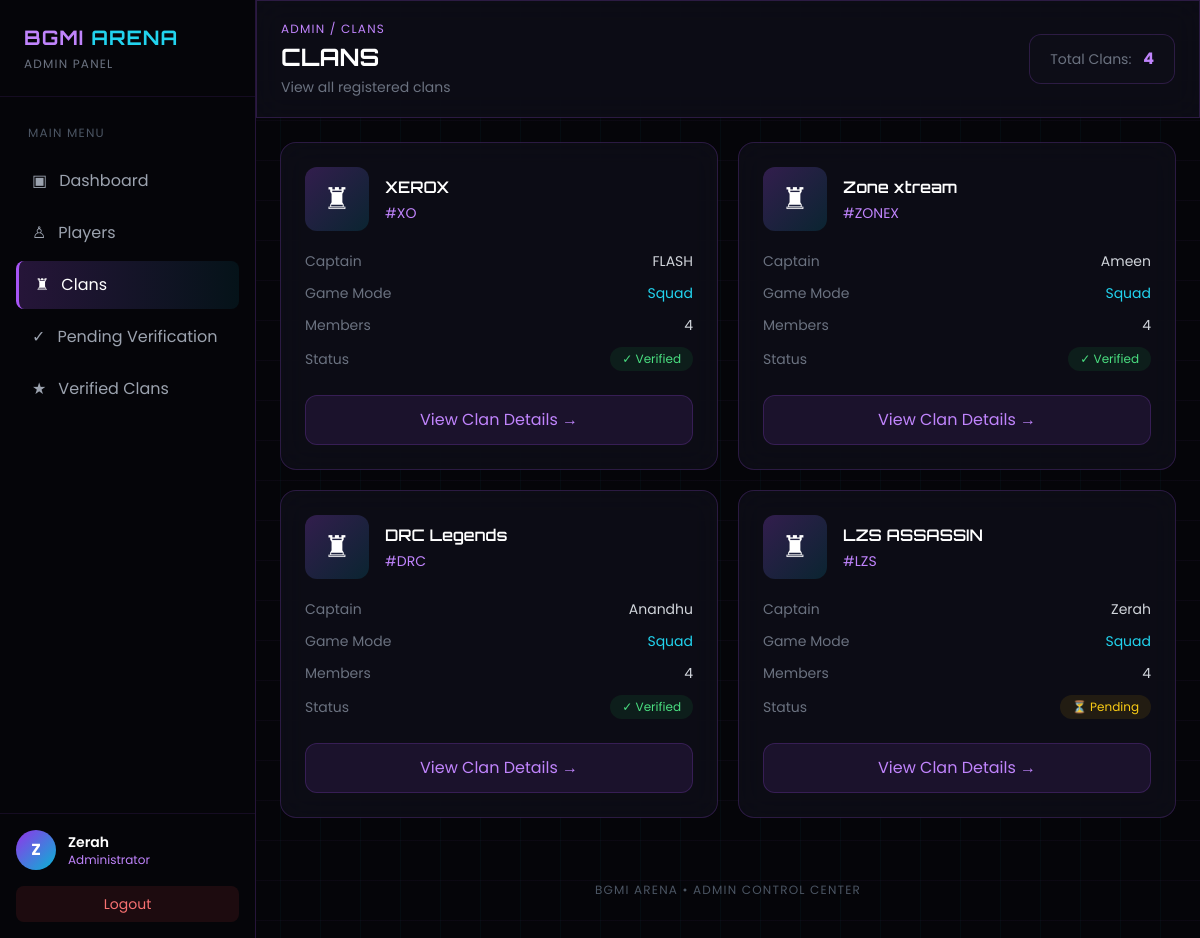
Page /clans/ (signed in) on the committed database.
### Guest/models.py (models this page shows, shortened)
class ClanRegistration(models.Model):
    CLAN_TYPE_CHOICES = [
        ('competitive', 'Competitive'),
        ('casual', 'Casual'),
        ('esports', 'Esports'),
    ]
    GAME_MODE_CHOICES = [
        ('duo', 'Duo'),
        ('squad', 'Squad'),
    ]
    MEMBER_COUNT_CHOICES = [
        (2, '2 Members'),
        (3, '3 Members'),
        (4, '4 Members'),
    ]
    clan_name = models.CharField(max_length=100)
    clan_tag = models.CharField(max_length=6, unique=True)
    captain_name = models.CharField(max_length=100)
    email = models.EmailField(unique=True)
    phone = models.CharField(max_length=10)
    clan_type = models.CharField(
        max_length=20,
        choices=CLAN_TYPE_CHOICES
    )
    captain_bgmi_id = models.CharField(
        max_length=50,
        unique=True
    )
    game_mode = models.CharField(
        max_length=10,
        choices=GAME_MODE_CHOICES
    )
    member_count = models.PositiveIntegerField(
        choices=MEMBER_COUNT_CHOICES
    )
    location = models.CharField(
        max_length=100,
        blank=True,
        null=True
    )
    description = models.TextField(
        blank=True,
        null=True
    )
    clan_logo = models.ImageField(
        upload_to='clan_logos/',
        blank=True,
        null=True
    )
    password = models.CharField(max_length=128)
    is_verified = models.BooleanField(default=False)
    created_at = models.DateTimeField(auto_now_add=True)

### Guest/views.py (the view)
def clan_list(request):
    if not admin_logged_in(request):
        return redirect("admin_login")
    clans = ClanRegistration.objects.all().order_by("-id")
    return render(
        request,
        "Guest/clan_list.html",
        {
            "clans": clans
        }
    )

### Guest/views.py (called while the page is built)
def admin_logged_in(request):
    return request.session.get("is_admin_logged_in", False)

### Guest/templates/Guest/clan_list.html (shortened to what this page needs)
<!DOCTYPE html>
<html lang="en">
<head>
    <script src="https://cdn.tailwindcss.com"></script>
</head>
<body class="grid-bg min-h-screen">
<div class="flex min-h-screen">
    <aside class="fixed left-0 top-0 h-screen w-64
                  bg-[#050509]
                  border-r border-purple-500/20
                  hidden lg:flex lg:flex-col
                  z-50">
        <div class="px-6 py-6 border-b border-purple-500/10">
            <h1 class="orbitron text-xl font-bold tracking-wider">
                <span class="text-purple-400">
                    BGMI
                </span>
                <span class="text-cyan-400">
                    ARENA
                </span>
            </h1>
            <p class="text-xs text-gray-500 mt-1 tracking-widest">
                ADMIN PANEL
            </p>
        </div>
        <nav class="p-4 space-y-1 overflow-y-auto">
            <p class="text-xs text-gray-600
                      uppercase tracking-widest
                      px-3 py-3">
                Main Menu
            </p>
            <a href="{% url 'admin_dashboard' %}"
               class="menu-item flex items-center gap-3
                      px-4 py-3 rounded-lg text-gray-400">
                <span>▣</span>
                <span>
                    Dashboard
                </span>
            </a>
            <a href="{% url 'player_details' %}"
               class="menu-item flex items-center gap-3
                      px-4 py-3 rounded-lg text-gray-400">
                <span>♙</span>
                <span>
                    Players
                </span>
            </a>
            <a href="{% url 'clan_list' %}"
               class="menu-item active flex items-center gap-3
                      px-4 py-3 rounded-lg">
                <span>♜</span>
                <span>
                    Clans
                </span>
            </a>
            <a href="{% url 'clan_verification' %}"
               class="menu-item flex items-center gap-3
                      px-4 py-3 rounded-lg text-gray-400">
                <span>✓</span>
                <span>
                    Pending Verification
                </span>
            </a>
            <a href="{% url 'verified_clans' %}"
               class="menu-item flex items-center gap-3
                      px-4 py-3 rounded-lg text-gray-400">
                <span>★</span>
                <span>
                    Verified Clans
                </span>
            </a>
        </nav>
        <div class="mt-auto p-4
                    border-t border-purple-500/10">
            <div class="flex items-center gap-3 mb-4">
                <div class="w-10 h-10 rounded-full
                            bg-gradient-to-br
                            from-purple-600
                            to-cyan-500
                            flex items-center
                            justify-center
                            font-bold">
                    {{ request.session.admin_username|first|upper }}
                </div>
                <div class="overflow-hidden">
                    <p class="text-sm font-semibold truncate">
                        {{ request.session.admin_username }}
                    </p>
                    <p class="text-xs text-purple-400">
                        Administrator
                    </p>
                </div>
            </div>
            <a href="{% url 'admin_logout' %}"
               class="block text-center
                      bg-red-500/10
                      hover:bg-red-500/20
                      text-red-400
                      py-2
                      rounded-lg
                      text-sm">
                Logout
            </a>
        </div>
    </aside>
    <main class="lg:ml-64 flex-1 w-full">
        <header class="glass sticky top-0 z-40
                       px-6 py-5">
            <div class="flex
                        flex-col
                        md:flex-row
                        md:items-center
                        md:justify-between
                        gap-4">
                <div>
                    <p class="text-xs text-purple-400
                              uppercase tracking-widest">
                        Admin / Clans
                    </p>
                    <h1 class="orbitron
                               text-2xl
                               font-bold
                               mt-1">
                        CLANS
                    </h1>
                    <p class="text-sm text-gray-500 mt-1">
                        View all registered clans
                    </p>
                </div>
                <div class="glass
                            px-5 py-3
                            rounded-xl">
                    <span class="text-gray-500 text-sm">
                        Total Clans:
                    </span>
                    <span class="text-purple-400
                                 font-bold ml-2">
                        {{ clans|length }}
                    </span>
                </div>
            </div>
        </header>
        <section class="p-6">
            {% if clans %}
            <div class="grid
                        grid-cols-1
                        md:grid-cols-2
                        xl:grid-cols-3
                        gap-5">
                {% for clan in clans %}
                <div class="clan-card glass
                            rounded-2xl p-6">
                    <div class="flex
                                items-center
                                gap-4
                                mb-5">
                        <div class="clan-icon
                                    w-16 h-16
                                    rounded-xl
                                    flex items-center
                                    justify-center
                                    text-3xl">
                            ♜
                        </div>
                        <div class="flex-1">
                            <h2 class="orbitron
                                       font-semibold">
                                {{ clan.clan_name }}
                            </h2>
                            <p class="text-purple-400
                                      text-sm mt-1">
                                #{{ clan.clan_tag }}
                            </p>
                        </div>
                    </div>
                    <div class="space-y-3 text-sm">
                        <div class="flex justify-between">
                            <span class="text-gray-500">
                                Captain
                            </span>
                            <span class="text-gray-300">
                                {{ clan.captain_name }}
                            </span>
                        </div>
                        <div class="flex justify-between">
                            <span class="text-gray-500">
                                Game Mode
                            </span>
                            <span class="text-cyan-400">
                                {{ clan.game_mode|title }}
                            </span>
                        </div>
                        <div class="flex justify-between">
                            <span class="text-gray-500">
                                Members
                            </span>
                            <span class="text-gray-300">
                                {{ clan.member_count }}
                            </span>
                        </div>
                        <div class="flex justify-between
                                    items-center">
                            <span class="text-gray-500">
                                Status
                            </span>
                            {% if clan.is_verified %}
                            <span class="verified
                                         px-3 py-1
                                         rounded-full
                                         text-xs">
                                ✓ Verified
                            </span>
                            {% else %}
                            <span class="pending
                                         px-3 py-1
                                         rounded-full
                                         text-xs">
                                ⏳ Pending
                            </span>
                            {% endif %}
                        </div>
                    </div>
                    <a href="{% url 'clan_details' clan.id %}"
                       class="block
                              text-center
                              mt-6
                              py-3
                              rounded-xl
                              bg-purple-500/10
                              border border-purple-500/20
                              text-purple-400
                              hover:bg-purple-500/20
                              transition">
                        View Clan Details →
                    </a>
                </div>
                {% endfor %}
            </div>
            {% endif %}
        </section>
        <footer class="text-center py-10">
            <p class="text-xs
                      text-gray-600
                      tracking-widest">
                BGMI ARENA • ADMIN CONTROL CENTER
            </p>
        </footer>
    </main>
</div>
</body>
</html>

### Guest/templates/Guest/clan_list.html (style rules this page uses)
* { box-sizing: border-box; }
body { margin: 0; font-family: 'Poppins', sans-serif; background: #050509; color: white; }
.orbitron { font-family: 'Orbitron', sans-serif; }
.grid-bg { background-image: linear-gradient( rgba(168,85,247,0.04) 1px, transparent 1px ), linear-gradient( 90deg, rgba(6,182,212,0.04) 1px, transparent 1px ); background-size: 40px 40px; }
.glass { background: rgba(15,15,25,0.78); border: 1px solid rgba(168,85,247,0.20); backdrop-filter: blur(15px); }
.menu-item { transition: 0.3s ease; }
.active { background: linear-gradient( 90deg, rgba(168,85,247,0.20), rgba(6,182,212,0.08) ); border-left: 3px solid #a855f7; color: white; }
.clan-card { transition: 0.3s ease; }
.clan-icon { background: linear-gradient( 135deg, rgba(168,85,247,0.25), rgba(6,182,212,0.15) ); }
.verified { color: #4ade80; background: rgba(34,197,94,0.10); }
.pending { color: #facc15; background: rgba(234,179,8,0.10); }

### rows in the picture
ClanRegistration: session.admin_username "Zerah", clan_name "LZS ASSASSIN", clan_tag "LZS", captain_name "Zerah", game_mode "Squad", member_count "4", is_verified "⏳ Pending"
ClanRegistration: clan_name "XEROX", clan_tag "XO", captain_name "FLASH", game_mode "Squad", member_count "4", is_verified "✓ Verified"
ClanRegistration: clan_name "Zone xtream", clan_tag "ZONEX", captain_name "Ameen", game_mode "Squad", member_count "4", is_verified "✓ Verified"
ClanRegistration: clan_name "DRC Legends", clan_tag "DRC", captain_name "Anandhu", game_mode "Squad", member_count "4", is_verified "✓ Verified"

### other values in the picture
{{ request.session.admin_username|first|upper }} "Z"
{{ clans|length }} "4"
